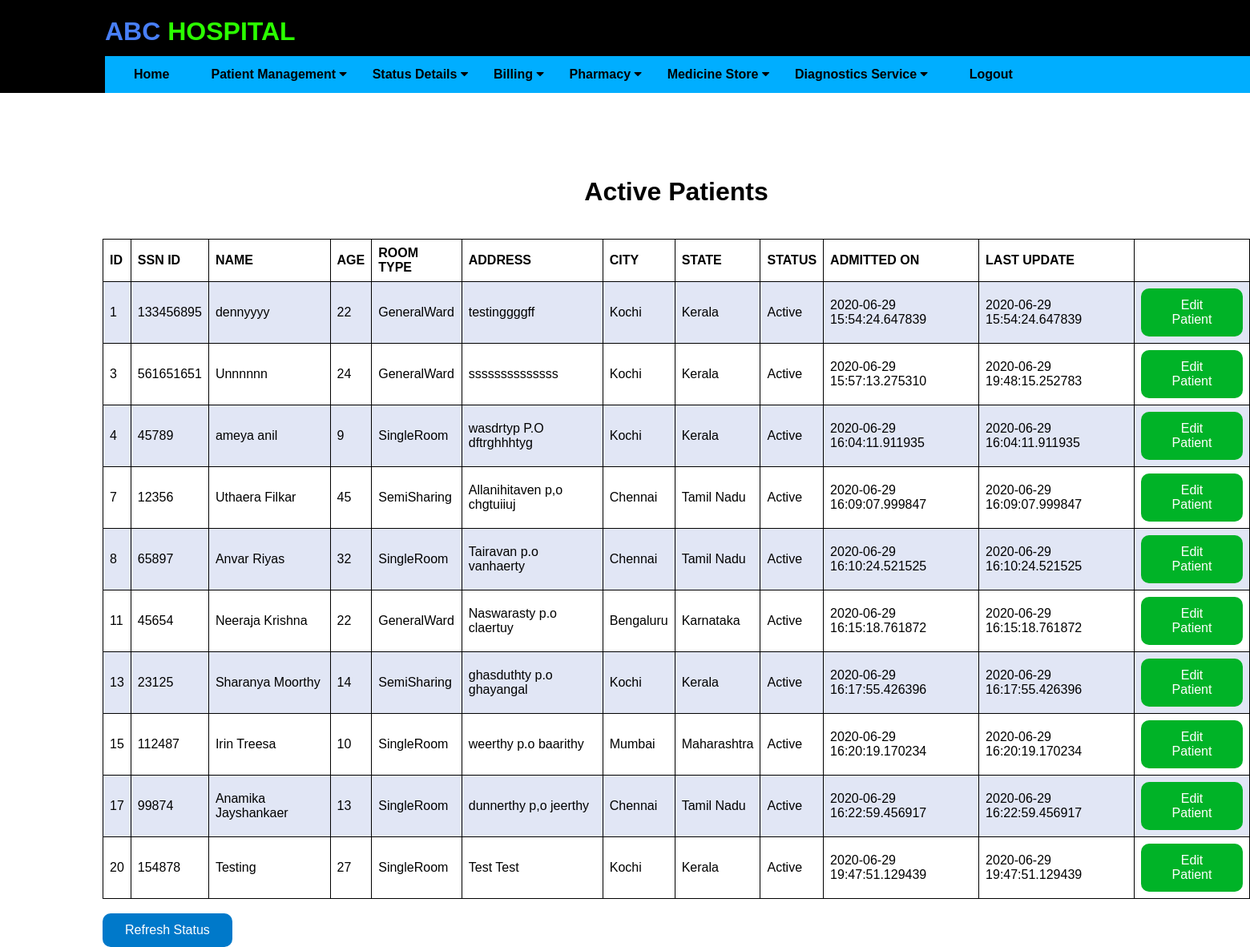
The page /patientscreen (signed in) on the database as committed earlier.
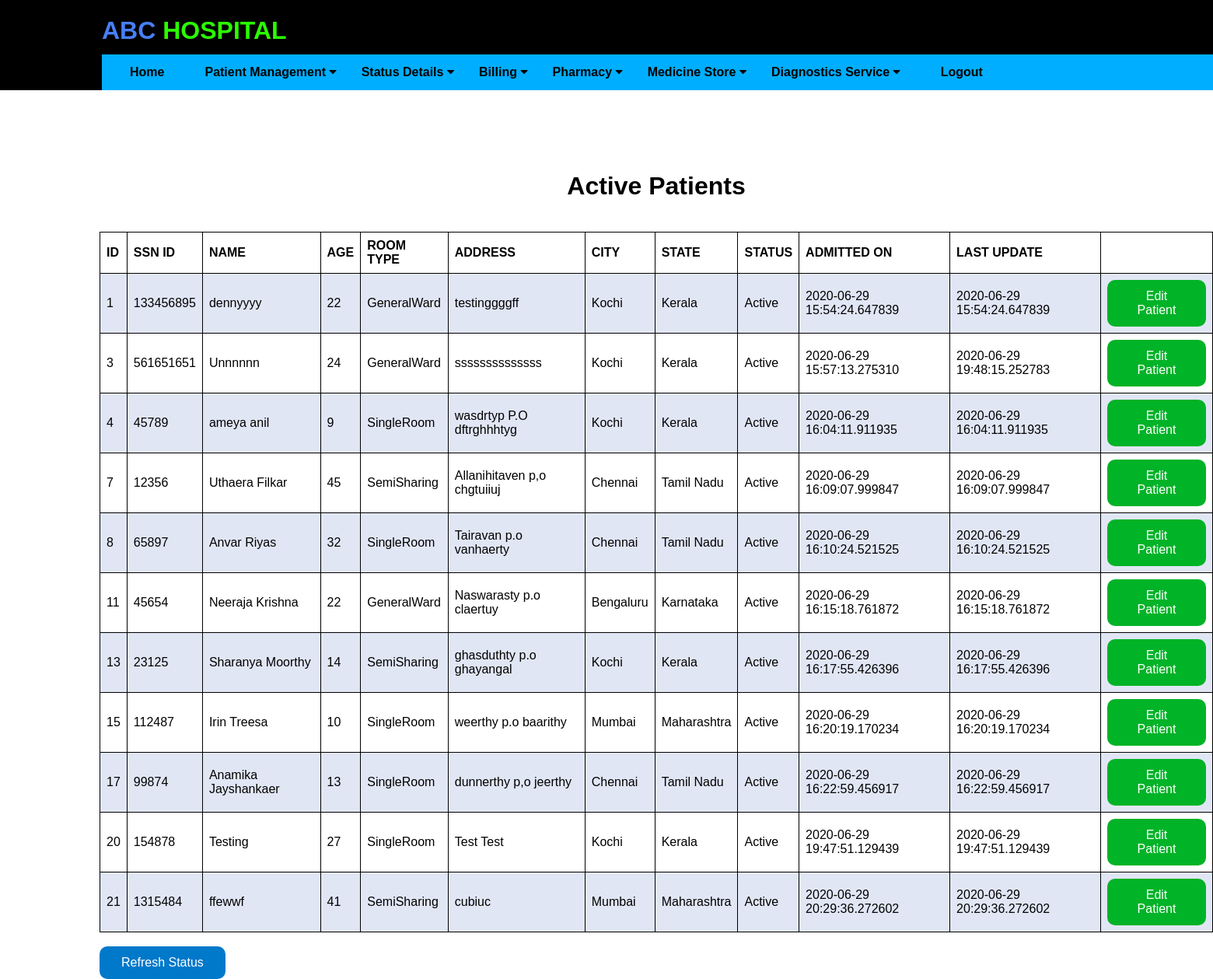
The same page on the database as committed later.
### application/routes.py (models this page shows)
class Patients(db.Model):
    __tablename__ = 'patients'
    id = db.Column(db.Integer, primary_key=True)
    ssn_id = db.Column(db.Integer)
    pname = db.Column(db.String(20), nullable=False)
    age = db.Column(db.Integer)
    date = db.Column(db.DateTime, default=datetime.now)
    ldate = db.Column(db.DateTime, default=datetime.now)
    tbed = db.Column(db.String(10))
    address = db.Column(db.String(20))
    city = db.Column(db.String(20))
    state = db.Column(db.String(20))
    status = db.Column(db.String(20))
    children1 = relationship("Diagnostics")

### application/routes.py (the view)
@app.route('/patientscreen')
def patientscreen():
    if 'username' in session:
        pts = Patients.query.filter_by( status = 'Active' )
        print("ptsss",pts)
        if not pts:
            flash('All Patients Discharged')
            return redirect( url_for('update_patient') )
        else:
            print("inside else")
            return render_template('patientscreen.html', pts = pts)
    else:
        flash('You have been logged out. Please login again')
        return redirect( url_for('login') )

### application/templates/patientscreen.html (shortened to what this page needs)
{% extends "layout.html" %}
{% block content %}
<div class="astatus">
    <h1>Active Patients</h1><br>
    <table border="1">
        <tr>
            <th>ID</th>
            <th>SSN ID</th>
            <th>NAME</th>
            <th>AGE</th>
            <th>ROOM TYPE</th>
            <th>ADDRESS</th>
            <th>CITY</th>
            <th>STATE</th>
            <th>STATUS</th>
            <th>ADMITTED ON</th>
            <th>LAST UPDATE</th>
            <th></th>
        </tr>
        {% for update in pts %}
        <tr>
            <td> {{ update.id }} </td>
            <td> {{ update.ssn_id }} </td>
            <td> {{ update.pname }} </td>
            <td> {{ update.age }} </td>
            <td> {{ update.tbed }} </td>
            <td> {{ update.address }}</td>
            <td> {{ update.city }} </td>
            <td> {{ update.state }} </td>
            <td> {{ update.status }} </td>
            <td> {{ update.date }} </td>
            <td> {{ update.ldate }} </td>
            <td> <button type="button" class="ubutton" onclick="window.location='editpatientdetail/{{ update.id }}'"> Edit Patient </button> </td>
        </tr>
        {% else %}
                <h3>No Active Patients!</h3>
        {% endfor %}
    </table>
    <br>
    <form action="{{ url_for('patientscreen') }}">
    <button type="submit" class="ibutton" value="Refresh the list">Refresh Status</button>
    </form>
</div>
{% endblock %}

### application/templates/layout.html (shortened to what this page needs)
<!DOCTYPE html>
<html>
<head>
    <link rel="stylesheet" href="https://cdnjs.cloudflare.com/ajax/libs/font-awesome/4.7.0/css/font-awesome.min.css">
    <link rel="stylesheet" href="{{ url_for('static', filename='css/main.css') }}">
</head>
<body>
    {% include "includes/header.html" %}
    {% block content %} {% endblock %}
</body>
</html>

### application/templates/includes/header.html (shortened to what this page needs)
<header>
    <div class="heading">
        <h1 id="logo" style="color: rgb(72, 127, 247); display: inline-flex;">ABC&nbsp;
            <div style="color: rgb(43, 255, 0); display: inline-flex;">HOSPITAL</div>
        </h1>
    </div>
    <div class="links">
        <nav class="navbar">
            <div class="home"><a href="{{ url_for('home') }}">Home</a></div>
            <div class="dropdown">
                <button class="dropbtn">Patient Management
                    <i class="fa fa-caret-down"></i>
                </button>
            </div>
            <div class="dropdown">
                <button class="dropbtn">Status Details
                    <i class="fa fa-caret-down"></i>
                </button>
            </div>
            <div class="dropdown">
                <button class="dropbtn">Billing
                    <i class="fa fa-caret-down"></i>
                </button>
            </div>
            <div class="dropdown">
                <button class="dropbtn">Pharmacy
                    <i class="fa fa-caret-down"></i>
                </button>
            </div>
            <div class="dropdown">
                <button class="dropbtn">Medicine Store
                    <i class="fa fa-caret-down"></i>
                </button>
            </div>
            <div class="dropdown">
                <button class="dropbtn">Diagnostics Service
                    <i class="fa fa-caret-down"></i>
                </button>
            </div>
            <div class="logout"><a href="{{ url_for('logout') }}">Logout</a></div>
        </nav>
    </div>
</header>

### application/static/css/main.css (style rules this page uses)
header { background-color: black; height: 116px; position: absolute; top: 0; left: 0; width: 100%; }
html { overflow-y: scroll; overflow-x: hidden; }
body { font-family: Arial, Helvetica, sans-serif; height: 100%; display: flex; flex-direction: column; }
#logo { color: rgb(7, 162, 252); display: inline-flex; position: absolute; left: 131px; }
.navbar { overflow: hidden; background-color: rgb(0, 174, 255); }
.navbar a { float: left; font-size: 16px; color: black; font-weight: bolder; text-align: center; padding: 14px 36px; text-decoration: none; }
.dropdown { float: left; overflow: hidden; }
.dropdown .dropbtn { font-size: 16px; font-weight: bolder; border: none; outline: none; color: black; padding: 14px 16px; background-color: inherit; font-family: inherit; margin: 0; }
.links { width: 1510px; position: absolute; left: 131px; top: 70px; }
table, th, td { border: 1px solid black; border-collapse: collapse; }
.astatus { position: absolute; top: 200px; padding-left: 120px; }
.astatus h1 { text-align: center; }

### application/templates/layout.html (style rules this page uses)
table { font-family: arial, sans-serif; border-collapse: collapse; width: 100%; }
td, th { border: 1px solid #dddddd; text-align: left; padding: 8px; }
tr:nth-child(even) { background-color: #e1e6f5; }
.ubutton { background-color: #00b327;; border: 2px; border-radius: 10px; color: white; padding: 12px 28px; text-align: center; text-decoration: none; display: inline-block; font-size: 16px; }
.ibutton { background-color: #0079ca;; border: 2px; border-radius: 10px; color: white; padding: 12px 28px; text-align: center; text-decoration: none; display: inline-block; font-size: 16px; }

Rows that differ between the two databases and show on the page:
added Patients: id "21", ssn_id "1315484", pname "ffewwf", age "41", tbed "SemiSharing", address "cubiuc", city "Mumbai", state "Maharashtra", status "Active", date "2020-06-29 20:29:36.272602", ldate "2020-06-29 20:29:36.272602"
